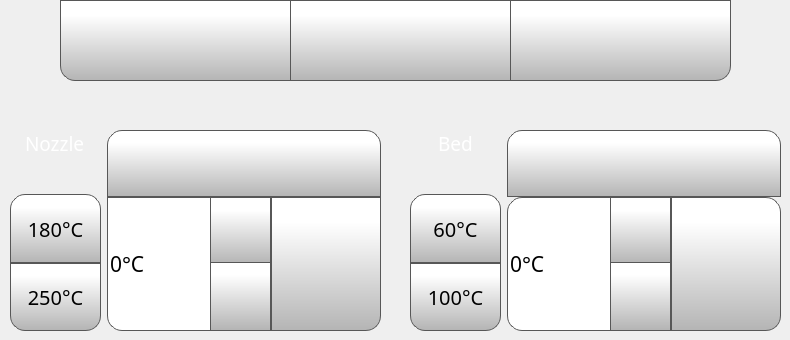
   <widget class="QWidget" name="temperatureTab">
    <attribute name="icon">
     <iconset resource="../resources/resource.qrc">
      <normaloff>:/Icons/img/icons/thermometer.png</normaloff>:/Icons/img/icons/thermometer.png</iconset>
    </attribute>
    <attribute name="title">
     <string/>
    </attribute>
    <widget class="QPushButton" name="cooldownButton">
     <property name="geometry">
      <rect>
       <x>60</x>
       <y>0</y>
       <width>231</width>
       <height>81</height>
      </rect>
     </property>
     <property name="minimumSize">
      <size>
       <width>0</width>
       <height>0</height>
      </size>
     </property>
     <property name="font">
      <font>
       <family>Gotham</family>
       <pointsize>15</pointsize>
      </font>
     </property>
     <property name="styleSheet">
      <string notr="true">QPushButton {
    border: 1px solid rgb(87, 87, 87);
	background-color: qlineargradient(spread:pad, x1:0, y1:1, x2:0, y2:0.188, stop:0 rgba(180, 180, 180, 255), stop:1 rgba(255, 255, 255, 255));
border-bottom-left-radius: 15px;
}

QPushButton:pressed {
    background-color: qlineargradient(x1: 0, y1: 0, x2: 0, y2: 1,
                                      stop: 0 #dadbde, stop: 1 #f6f7fa);
}

QPushButton:flat {
    border: none; /* no border for a flat push button */
}

QPushButton:default {
    border-color: navy; /* make the default button prominent */
}

QPushButton:focus {
	outline: none;
}</string>
     </property>
     <property name="text">
      <string/>
     </property>
     <property name="icon">
      <iconset resource="../resources/resource.qrc">
       <normaloff>:/Icons/img/icons/snowflake.png</normaloff>:/Icons/img/icons/snowflake.png</iconset>
     </property>
     <property name="iconSize">
      <size>
       <width>50</width>
       <height>50</height>
      </size>
     </property>
    </widget>
    <widget class="QPushButton" name="fanOffButton">
     <property name="geometry">
      <rect>
       <x>510</x>
       <y>0</y>
       <width>221</width>
       <height>81</height>
      </rect>
     </property>
     <property name="minimumSize">
      <size>
       <width>0</width>
       <height>0</height>
      </size>
     </property>
     <property name="font">
      <font>
       <family>Gotham</family>
       <pointsize>15</pointsize>
      </font>
     </property>
     <property name="styleSheet">
      <string notr="true">QPushButton {
     border: 1px solid rgb(87, 87, 87);

	background-color: qlineargradient(spread:pad, x1:0, y1:1, x2:0, y2:0.188, stop:0 rgba(180, 180, 180, 255), stop:1 rgba(255, 255, 255, 255));
border-bottom-right-radius: 15px;
}

QPushButton:pressed {
    background-color: qlineargradient(x1: 0, y1: 0, x2: 0, y2: 1,
                                      stop: 0 #dadbde, stop: 1 #f6f7fa);
}

QPushButton:flat {
    border: none; /* no border for a flat push button */
}

QPushButton:default {
    border-color: navy; /* make the default button prominent */
}

QPushButton:focus {
	outline: none;
}</string>
     </property>
     <property name="text">
      <string/>
     </property>
     <property name="icon">
      <iconset resource="../resources/resource.qrc">
       <normaloff>:/Icons/img/icons/fan-black-silhouette-off.png</normaloff>:/Icons/img/icons/fan-black-silhouette-off.png</iconset>
     </property>
     <property name="iconSize">
      <size>
       <width>50</width>
       <height>50</height>
      </size>
     </property>
     <property name="checkable">
      <bool>false</bool>
     </property>
     <property name="autoDefault">
      <bool>false</bool>
     </property>
     <property name="default">
      <bool>false</bool>
     </property>
     <property name="flat">
      <bool>false</bool>
     </property>
    </widget>
    <widget class="QPushButton" name="fanOnButton">
     <property name="geometry">
      <rect>
       <x>290</x>
       <y>0</y>
       <width>221</width>
       <height>81</height>
      </rect>
     </property>
     <property name="minimumSize">
      <size>
       <width>0</width>
       <height>0</height>
      </size>
     </property>
     <property name="font">
      <font>
       <family>Gotham</family>
       <pointsize>15</pointsize>
      </font>
     </property>
     <property name="styleSheet">
      <string notr="true">QPushButton {
     border: 1px solid rgb(87, 87, 87);

	background-color: qlineargradient(spread:pad, x1:0, y1:1, x2:0, y2:0.188, stop:0 rgba(180, 180, 180, 255), stop:1 rgba(255, 255, 255, 255));
}

QPushButton:pressed {
    background-color: qlineargradient(x1: 0, y1: 0, x2: 0, y2: 1,
                                      stop: 0 #dadbde, stop: 1 #f6f7fa);
}

QPushButton:flat {
    border: none; /* no border for a flat push button */
}

QPushButton:default {
    border-color: navy; /* make the default button prominent */
}

QPushButton:focus {
	outline: none;
}</string>
     </property>
     <property name="text">
      <string/>
     </property>
     <property name="icon">
      <iconset resource="../resources/resource.qrc">
       <normaloff>:/Icons/img/icons/fan-black-silhouette.png</normaloff>:/Icons/img/icons/fan-black-silhouette.png</iconset>
     </property>
     <property name="iconSize">
      <size>
       <width>50</width>
       <height>50</height>
      </size>
     </property>
     <property name="checkable">
      <bool>false</bool>
     </property>
     <property name="autoDefault">
      <bool>false</bool>
     </property>
     <property name="default">
      <bool>false</bool>
     </property>
     <property name="flat">
      <bool>false</bool>
     </property>
    </widget>
    <widget class="QWidget" name="horizontalLayoutWidget">
     <property name="geometry">
      <rect>
       <x>10</x>
       <y>130</y>
       <width>371</width>
       <height>201</height>
      </rect>
     </property>
     <layout class="QHBoxLayout" name="horizontalLayout_2" stretch="1,3">
      <item>
       <layout class="QVBoxLayout" name="verticalLayout_2">
        <property name="spacing">
         <number>0</number>
        </property>
        <item alignment="Qt::AlignHCenter">
         <widget class="QLabel" name="toolLabel">
          <property name="font">
           <font>
            <family>Gotham Light</family>
            <pointsize>14</pointsize>
            <weight>50</weight>
            <bold>false</bold>
           </font>
          </property>
          <property name="styleSheet">
           <string notr="true">color: rgb(255, 255, 255);</string>
          </property>
          <property name="text">
           <string>Nozzle</string>
          </property>
         </widget>
        </item>
        <item alignment="Qt::AlignHCenter">
         <widget class="QLabel" name="tool0Label">
          <property name="minimumSize">
           <size>
            <width>20</width>
            <height>20</height>
           </size>
          </property>
          <property name="maximumSize">
           <size>
            <width>40</width>
            <height>40</height>
           </size>
          </property>
          <property name="font">
           <font>
            <family>Gotham</family>
            <pointsize>16</pointsize>
            <weight>50</weight>
            <bold>false</bold>
            <underline>false</underline>
            <strikeout>false</strikeout>
           </font>
          </property>
          <property name="styleSheet">
           <string notr="true">margin : 4px</string>
          </property>
          <property name="text">
           <string/>
          </property>
          <property name="pixmap">
           <pixmap resource="../resources/resource.qrc">:/Icons/img/icons/Nozzle.png</pixmap>
          </property>
          <property name="scaledContents">
           <bool>true</bool>
          </property>
         </widget>
        </item>
        <item>
         <widget class="QPushButton" name="tool180PreheatButton">
          <property name="sizePolicy">
           <sizepolicy hsizetype="Expanding" vsizetype="Expanding">
            <horstretch>0</horstretch>
            <verstretch>0</verstretch>
           </sizepolicy>
          </property>
          <property name="minimumSize">
           <size>
            <width>0</width>
            <height>0</height>
           </size>
          </property>
          <property name="font">
           <font>
            <family>Gotham</family>
            <pointsize>15</pointsize>
           </font>
          </property>
          <property name="styleSheet">
           <string notr="true">QPushButton {
     border: 1px solid rgb(87, 87, 87);

	background-color: qlineargradient(spread:pad, x1:0, y1:1, x2:0, y2:0.188, stop:0 rgba(180, 180, 180, 255), stop:1 rgba(255, 255, 255, 255));
	border-top-right-radius: 15px;
border-top-left-radius: 15px;

}

QPushButton:pressed {
    background-color: qlineargradient(x1: 0, y1: 0, x2: 0, y2: 1,
                                      stop: 0 #dadbde, stop: 1 #f6f7fa);
}

QPushButton:flat {
    border: none; /* no border for a flat push button */
}

QPushButton:default {
    border-color: navy; /* make the default button prominent */
}

QPushButton:focus {
	outline: none;
}</string>
          </property>
          <property name="text">
           <string>180°C</string>
          </property>
          <property name="iconSize">
           <size>
            <width>50</width>
            <height>50</height>
           </size>
          </property>
          <property name="checkable">
           <bool>false</bool>
          </property>
          <property name="autoDefault">
           <bool>false</bool>
          </property>
          <property name="default">
           <bool>false</bool>
          </property>
          <property name="flat">
           <bool>false</bool>
          </property>
         </widget>
        </item>
        <item>
         <widget class="QPushButton" name="tool250PreheatButton">
          <property name="sizePolicy">
           <sizepolicy hsizetype="Expanding" vsizetype="Expanding">
            <horstretch>0</horstretch>
            <verstretch>0</verstretch>
           </sizepolicy>
          </property>
          <property name="minimumSize">
           <size>
            <width>0</width>
            <height>0</height>
           </size>
          </property>
          <property name="font">
           <font>
            <family>Gotham</family>
            <pointsize>15</pointsize>
           </font>
          </property>
          <property name="styleSheet">
           <string notr="true">QPushButton {
     border: 1px solid rgb(87, 87, 87);

	background-color: qlineargradient(spread:pad, x1:0, y1:1, x2:0, y2:0.188, stop:0 rgba(180, 180, 180, 255), stop:1 rgba(255, 255, 255, 255));
	border-bottom-right-radius: 15px;
border-bottom-left-radius: 15px;
}

QPushButton:pressed {
    background-color: qlineargradient(x1: 0, y1: 0, x2: 0, y2: 1,
                                      stop: 0 #dadbde, stop: 1 #f6f7fa);
}

QPushButton:flat {
    border: none; /* no border for a flat push button */
}

QPushButton:default {
    border-color: navy; /* make the default button prominent */
}

QPushButton:focus {
	outline: none;
}</string>
          </property>
          <property name="text">
           <string>250°C</string>
          </property>
          <property name="iconSize">
           <size>
            <width>50</width>
            <height>50</height>
           </size>
          </property>
          <property name="checkable">
           <bool>false</bool>
          </property>
          <property name="autoDefault">
           <bool>false</bool>
          </property>
          <property name="default">
           <bool>false</bool>
          </property>
          <property name="flat">
           <bool>false</bool>
          </property>
         </widget>
        </item>
       </layout>
      </item>
      <item>
       <layout class="QVBoxLayout" name="verticalLayout" stretch="1,2">
        <property name="spacing">
         <number>0</number>
        </property>
        <item>
         <widget class="QPushButton" name="toolToggleTemperatureButton">
          <property name="sizePolicy">
           <sizepolicy hsizetype="Expanding" vsizetype="Minimum">
            <horstretch>0</horstretch>
            <verstretch>0</verstretch>
           </sizepolicy>
          </property>
          <property name="minimumSize">
           <size>
            <width>0</width>
            <height>0</height>
           </size>
          </property>
          <property name="font">
           <font>
            <family>Gotham</family>
            <pointsize>15</pointsize>
           </font>
          </property>
          <property name="styleSheet">
           <string notr="true">QPushButton {
     border: 1px solid rgb(87, 87, 87);
 border-top-right-radius:15px;
 border-top-left-radius:15px;
	background-color: qlineargradient(spread:pad, x1:0, y1:1, x2:0, y2:0.188, stop:0 rgba(180, 180, 180, 255), stop:1 rgba(255, 255, 255, 255));
}

QPushButton:pressed {
    background-color: qlineargradient(x1: 0, y1: 0, x2: 0, y2: 1,
                                      stop: 0 #dadbde, stop: 1 #f6f7fa);
}

QPushButton:flat {
    border: none; /* no border for a flat push button */
}

QPushButton:default {
    border-color: navy; /* make the default button prominent */
}

QPushButton:focus {
	outline: none;
}</string>
          </property>
          <property name="text">
           <string/>
          </property>
          <property name="icon">
           <iconset resource="../resources/resource.qrc">
            <normaloff>:/Icons/img/icons/NozzleSelect_0.png</normaloff>
            <normalon>:/Icons/img/icons/NozzleSelect_1.png</normalon>:/Icons/img/icons/NozzleSelect_0.png</iconset>
          </property>
          <property name="iconSize">
           <size>
            <width>70</width>
            <height>70</height>
           </size>
          </property>
          <property name="checkable">
           <bool>true</bool>
          </property>
          <property name="checked">
           <bool>false</bool>
          </property>
          <property name="autoDefault">
           <bool>false</bool>
          </property>
          <property name="default">
           <bool>false</bool>
          </property>
          <property name="flat">
           <bool>false</bool>
          </property>
         </widget>
        </item>
        <item>
         <layout class="QHBoxLayout" name="horizontalLayout" stretch="3,2">
          <property name="spacing">
           <number>0</number>
          </property>
          <property name="topMargin">
           <number>0</number>
          </property>
          <property name="bottomMargin">
           <number>0</number>
          </property>
          <item>
           <widget class="QSpinBox" name="toolTempSpinBox">
            <property name="sizePolicy">
             <sizepolicy hsizetype="Expanding" vsizetype="Expanding">
              <horstretch>0</horstretch>
              <verstretch>0</verstretch>
             </sizepolicy>
            </property>
            <property name="minimumSize">
             <size>
              <width>0</width>
              <height>0</height>
             </size>
            </property>
            <property name="font">
             <font>
              <family>Gotham</family>
              <pointsize>16</pointsize>
             </font>
            </property>
            <property name="styleSheet">
             <string notr="true">QSpinBox {
border-bottom-left-radius: 15px;
qproperty-alignment: 'AlignVCenter | AlignHCenter';
border: 1px solid rgb(87, 87, 87);
	background-color: rgb(255, 255, 255);
}

QSpinBox ::text {
	background-color: rgb(255, 146, 57);
}

QSpinBox ::text:selected {
	background-color: rgb(255, 146, 57);
   
}
QSpinBox::up-button {
     border-left: 1px solid rgb(87, 87, 87);
border-bottom: 1px solid rgb(87, 87, 87);

    min-width: 60px;   /* sets minimal button width */
	background-color: qlineargradient(spread:pad, x1:0, y1:1, x2:0, y2:0.188, stop:0 rgba(180, 180, 180, 255), stop:1 rgba(255, 255, 255, 255));
}

QSpinBox::up-arrow { image: url(:/Navigation/img/Navigation/arrows.png);
    width: 25px;
     height: 25px;
padding: 5px; 
}



QSpinBox::up-button:pressed {
    background-color: qlineargradient(x1: 0, y1: 0, x2: 0, y2: 1,
                                      stop: 0 #dadbde, stop: 1 #f6f7fa);
}


QSpinBox::down-button {
     border-left: 1px solid rgb(87, 87, 87);
border-top: 1px solid rgb(87, 87, 87);
    min-width: 60px;   /* sets minimal button width */
	background-color: qlineargradient(spread:pad, x1:0, y1:1, x2:0, y2:0.188, stop:0 rgba(180, 180, 180, 255), stop:1 rgba(255, 255, 255, 255));
margin-top: -2px;

}

QSpinBox::down-arrow {image: url(:/Navigation/img/Navigation/arrows-5.png);
    width: 25px;
     height: 25px;
padding: 5px;
}

QSpinBox::down-button:pressed {
    background-color: qlineargradient(x1: 0, y1: 0, x2: 0, y2: 1,
                                      stop: 0 #dadbde, stop: 1 #f6f7fa);

}

</string>
            </property>
            <property name="frame">
             <bool>false</bool>
            </property>
            <property name="readOnly">
             <bool>false</bool>
            </property>
            <property name="buttonSymbols">
             <enum>QAbstractSpinBox::UpDownArrows</enum>
            </property>
            <property name="accelerated">
             <bool>true</bool>
            </property>
            <property name="suffix">
             <string>°C</string>
            </property>
            <property name="maximum">
             <number>300</number>
            </property>
            <property name="singleStep">
             <number>1</number>
            </property>
            <property name="value">
             <number>0</number>
            </property>
           </widget>
          </item>
          <item>
           <widget class="QPushButton" name="setToolTempButton">
            <property name="sizePolicy">
             <sizepolicy hsizetype="Expanding" vsizetype="Expanding">
              <horstretch>0</horstretch>
              <verstretch>0</verstretch>
             </sizepolicy>
            </property>
            <property name="minimumSize">
             <size>
              <width>0</width>
              <height>0</height>
             </size>
            </property>
            <property name="font">
             <font>
              <family>Gotham</family>
              <pointsize>13</pointsize>
             </font>
            </property>
            <property name="styleSheet">
             <string notr="true">QPushButton {
     border: 1px solid rgb(87, 87, 87);
	background-color: qlineargradient(spread:pad, x1:0, y1:1, x2:0, y2:0.188, stop:0 rgba(180, 180, 180, 255), stop:1 rgba(255, 255, 255, 255));
border-bottom-right-radius: 15px;

}

QPushButton:pressed {
    background-color: qlineargradient(x1: 0, y1: 0, x2: 0, y2: 1,
                                      stop: 0 #dadbde, stop: 1 #f6f7fa);
}

QPushButton:flat {
    border: none; /* no border for a flat push button */
}

QPushButton:default {
    border-color: navy; /* make the default button prominent */
}

QPushButton:focus {
	outline: none;
}</string>
            </property>
            <property name="text">
             <string/>
            </property>
            <property name="icon">
             <iconset resource="../resources/resource.qrc">
              <normaloff>:/Icons/img/icons/verification-mark.png</normaloff>:/Icons/img/icons/verification-mark.png</iconset>
            </property>
            <property name="iconSize">
             <size>
              <width>30</width>
              <height>30</height>
             </size>
            </property>
           </widget>
          </item>
         </layout>
        </item>
       </layout>
      </item>
     </layout>
    </widget>
    <widget class="QWidget" name="horizontalLayoutWidget_2">
     <property name="geometry">
      <rect>
       <x>410</x>
       <y>130</y>
       <width>371</width>
       <height>201</height>
      </rect>
     </property>
     <layout class="QHBoxLayout" name="horizontalLayout_3" stretch="1,3">
      <item>
       <layout class="QVBoxLayout" name="verticalLayout_3">
        <property name="spacing">
         <number>0</number>
        </property>
        <item alignment="Qt::AlignHCenter">
         <widget class="QLabel" name="bedLabel_2">
          <property name="font">
           <font>
            <family>Gotham Light</family>
            <pointsize>14</pointsize>
            <weight>50</weight>
            <bold>false</bold>
           </font>
          </property>
          <property name="styleSheet">
           <string notr="true">color: rgb(255, 255, 255);</string>
          </property>
          <property name="text">
           <string>Bed</string>
          </property>
         </widget>
        </item>
        <item alignment="Qt::AlignHCenter">
         <widget class="QLabel" name="bedLabel">
          <property name="minimumSize">
           <size>
            <width>20</width>
            <height>20</height>
           </size>
          </property>
          <property name="maximumSize">
           <size>
            <width>40</width>
            <height>40</height>
           </size>
          </property>
          <property name="font">
           <font>
            <family>Gotham</family>
            <pointsize>16</pointsize>
            <weight>50</weight>
            <bold>false</bold>
            <underline>false</underline>
            <strikeout>false</strikeout>
           </font>
          </property>
          <property name="styleSheet">
           <string notr="true">margin : 4px</string>
          </property>
          <property name="text">
           <string/>
          </property>
          <property name="pixmap">
           <pixmap resource="../resources/resource.qrc">:/Icons/img/icons/bed.png</pixmap>
          </property>
          <property name="scaledContents">
           <bool>true</bool>
          </property>
         </widget>
        </item>
        <item>
         <widget class="QPushButton" name="bed60PreheatButton">
          <property name="sizePolicy">
           <sizepolicy hsizetype="Expanding" vsizetype="Expanding">
            <horstretch>0</horstretch>
            <verstretch>0</verstretch>
           </sizepolicy>
          </property>
          <property name="minimumSize">
           <size>
            <width>0</width>
            <height>0</height>
           </size>
          </property>
          <property name="font">
           <font>
            <family>Gotham</family>
            <pointsize>15</pointsize>
           </font>
          </property>
          <property name="styleSheet">
           <string notr="true">QPushButton {
     border: 1px solid rgb(87, 87, 87);

	background-color: qlineargradient(spread:pad, x1:0, y1:1, x2:0, y2:0.188, stop:0 rgba(180, 180, 180, 255), stop:1 rgba(255, 255, 255, 255));
	border-top-right-radius: 15px;
border-top-left-radius: 15px;

}

QPushButton:pressed {
    background-color: qlineargradient(x1: 0, y1: 0, x2: 0, y2: 1,
                                      stop: 0 #dadbde, stop: 1 #f6f7fa);
}

QPushButton:flat {
    border: none; /* no border for a flat push button */
}

QPushButton:default {
    border-color: navy; /* make the default button prominent */
}

QPushButton:focus {
	outline: none;
}</string>
          </property>
          <property name="text">
           <string>60°C</string>
          </property>
          <property name="iconSize">
           <size>
            <width>50</width>
            <height>50</height>
           </size>
          </property>
          <property name="checkable">
           <bool>false</bool>
          </property>
          <property name="autoDefault">
           <bool>false</bool>
          </property>
          <property name="default">
           <bool>false</bool>
          </property>
          <property name="flat">
           <bool>false</bool>
          </property>
         </widget>
        </item>
        <item>
         <widget class="QPushButton" name="bed100PreheatButton">
          <property name="sizePolicy">
           <sizepolicy hsizetype="Expanding" vsizetype="Expanding">
            <horstretch>0</horstretch>
            <verstretch>0</verstretch>
           </sizepolicy>
          </property>
          <property name="minimumSize">
           <size>
            <width>0</width>
            <height>0</height>
           </size>
          </property>
          <property name="font">
           <font>
            <family>Gotham</family>
            <pointsize>15</pointsize>
           </font>
          </property>
          <property name="styleSheet">
           <string notr="true">QPushButton {
     border: 1px solid rgb(87, 87, 87);

	background-color: qlineargradient(spread:pad, x1:0, y1:1, x2:0, y2:0.188, stop:0 rgba(180, 180, 180, 255), stop:1 rgba(255, 255, 255, 255));
	border-bottom-right-radius: 15px;
border-bottom-left-radius: 15px;
}

QPushButton:pressed {
    background-color: qlineargradient(x1: 0, y1: 0, x2: 0, y2: 1,
                                      stop: 0 #dadbde, stop: 1 #f6f7fa);
}

QPushButton:flat {
    border: none; /* no border for a flat push button */
}

QPushButton:default {
    border-color: navy; /* make the default button prominent */
}

QPushButton:focus {
	outline: none;
}</string>
          </property>
          <property name="text">
           <string>100°C</string>
          </property>
          <property name="iconSize">
           <size>
            <width>50</width>
            <height>50</height>
           </size>
          </property>
          <property name="checkable">
           <bool>false</bool>
          </property>
          <property name="autoDefault">
           <bool>false</bool>
          </property>
          <property name="default">
           <bool>false</bool>
          </property>
          <property name="flat">
           <bool>false</bool>
          </property>
         </widget>
        </item>
       </layout>
      </item>
      <item>
       <layout class="QVBoxLayout" name="bedChamberVerticalLayout" stretch="1,2">
        <property name="spacing">
         <number>0</number>
        </property>
        <item>
         <widget class="QPushButton" name="bedChamberToggleTemperatureButton">
          <property name="sizePolicy">
           <sizepolicy hsizetype="Expanding" vsizetype="Minimum">
            <horstretch>0</horstretch>
            <verstretch>0</verstretch>
           </sizepolicy>
          </property>
          <property name="minimumSize">
           <size>
            <width>0</width>
            <height>0</height>
           </size>
          </property>
          <property name="font">
           <font>
            <family>Gotham</family>
            <pointsize>15</pointsize>
           </font>
          </property>
          <property name="styleSheet">
           <string notr="true">QPushButton {
     border: 1px solid rgb(87, 87, 87);
 border-top-right-radius:15px;
 border-top-left-radius:15px;
	background-color: qlineargradient(spread:pad, x1:0, y1:1, x2:0, y2:0.188, stop:0 rgba(180, 180, 180, 255), stop:1 rgba(255, 255, 255, 255));
}

QPushButton:pressed {
    background-color: qlineargradient(x1: 0, y1: 0, x2: 0, y2: 1,
                                      stop: 0 #dadbde, stop: 1 #f6f7fa);
}

QPushButton:flat {
    border: none; /* no border for a flat push button */
}

QPushButton:default {
    border-color: navy; /* make the default button prominent */
}

QPushButton:focus {
	outline: none;
}</string>
          </property>
          <property name="text">
           <string/>
          </property>
          <property name="icon">
           <iconset resource="../resources/resource.qrc">
            <normaloff>:/Icons/img/icons/bed.png</normaloff>
            <normalon>:/Icons/img/icons/chamberHeatIcon.png</normalon>:/Icons/img/icons/bed.png</iconset>
          </property>
          <property name="iconSize">
           <size>
            <width>70</width>
            <height>70</height>
           </size>
          </property>
          <property name="checkable">
           <bool>true</bool>
          </property>
          <property name="checked">
           <bool>false</bool>
          </property>
          <property name="autoDefault">
           <bool>false</bool>
          </property>
          <property name="default">
           <bool>false</bool>
          </property>
          <property name="flat">
           <bool>false</bool>
          </property>
         </widget>
        </item>
        <item>
         <layout class="QHBoxLayout" name="horizontalLayout_4" stretch="3,2">
        <property name="spacing">
         <number>0</number>
        </property>
        <item>
         <widget class="QSpinBox" name="bedTempSpinBox">
          <property name="sizePolicy">
           <sizepolicy hsizetype="Expanding" vsizetype="Expanding">
            <horstretch>0</horstretch>
            <verstretch>0</verstretch>
           </sizepolicy>
          </property>
          <property name="font">
           <font>
            <family>Gotham</family>
            <pointsize>16</pointsize>
           </font>
          </property>
          <property name="styleSheet">
           <string notr="true">QSpinBox {
border-bottom-left-radius: 15px;
border-top-left-radius: 15px;
qproperty-alignment: 'AlignVCenter | AlignHCenter';
border: 1px solid rgb(87, 87, 87);
	background-color: rgb(255, 255, 255);
}

QSpinBox ::text {
	background-color: rgb(255, 146, 57);
}

QSpinBox ::text:selected {
	background-color: rgb(255, 146, 57);
   
}
QSpinBox::up-button {
     border-left: 1px solid rgb(87, 87, 87);
border-bottom: 1px solid rgb(87, 87, 87);

    min-width: 60px;   /* sets minimal button width */
	background-color: qlineargradient(spread:pad, x1:0, y1:1, x2:0, y2:0.188, stop:0 rgba(180, 180, 180, 255), stop:1 rgba(255, 255, 255, 255));
}

QSpinBox::up-arrow { image: url(:/Navigation/img/Navigation/arrows.png);
    width: 25px;
     height: 25px;
padding: 5px; 
}



QSpinBox::up-button:pressed {
    background-color: qlineargradient(x1: 0, y1: 0, x2: 0, y2: 1,
                                      stop: 0 #dadbde, stop: 1 #f6f7fa);
}


QSpinBox::down-button {
     border-left: 1px solid rgb(87, 87, 87);
border-top: 1px solid rgb(87, 87, 87);
    min-width: 60px;   /* sets minimal button width */
	background-color: qlineargradient(spread:pad, x1:0, y1:1, x2:0, y2:0.188, stop:0 rgba(180, 180, 180, 255), stop:1 rgba(255, 255, 255, 255));
margin-top: -2px;

}

QSpinBox::down-arrow {image: url(:/Navigation/img/Navigation/arrows-5.png);
    width: 25px;
     height: 25px;
padding: 5px;
}

QSpinBox::down-button:pressed {
    background-color: qlineargradient(x1: 0, y1: 0, x2: 0, y2: 1,
                                      stop: 0 #dadbde, stop: 1 #f6f7fa);

}

</string>
          </property>
          <property name="frame">
           <bool>false</bool>
          </property>
          <property name="readOnly">
           <bool>false</bool>
          </property>
          <property name="buttonSymbols">
           <enum>QAbstractSpinBox::UpDownArrows</enum>
          </property>
          <property name="accelerated">
           <bool>true</bool>
          </property>
          <property name="suffix">
           <string>°C</string>
          </property>
          <property name="maximum">
           <number>150</number>
          </property>
          <property name="singleStep">
           <number>1</number>
          </property>
          <property name="value">
           <number>0</number>
          </property>
         </widget>
        </item>
        <item>
         <widget class="QPushButton" name="setBedTempButton">
          <property name="sizePolicy">
           <sizepolicy hsizetype="Expanding" vsizetype="Expanding">
            <horstretch>0</horstretch>
            <verstretch>0</verstretch>
           </sizepolicy>
          </property>
          <property name="font">
           <font>
            <family>Gotham</family>
            <pointsize>13</pointsize>
           </font>
          </property>
          <property name="styleSheet">
           <string notr="true">QPushButton {
     border: 1px solid rgb(87, 87, 87);
	background-color: qlineargradient(spread:pad, x1:0, y1:1, x2:0, y2:0.188, stop:0 rgba(180, 180, 180, 255), stop:1 rgba(255, 255, 255, 255));
border-top-right-radius: 15px;
border-bottom-right-radius: 15px;

}

QPushButton:pressed {
    background-color: qlineargradient(x1: 0, y1: 0, x2: 0, y2: 1,
                                      stop: 0 #dadbde, stop: 1 #f6f7fa);
}

QPushButton:flat {
    border: none; /* no border for a flat push button */
}

QPushButton:default {
    border-color: navy; /* make the default button prominent */
}

QPushButton:focus {
	outline: none;
}</string>
          </property>
          <property name="text">
           <string/>
          </property>
          <property name="icon">
           <iconset resource="../resources/resource.qrc">
            <normaloff>:/Icons/img/icons/verification-mark.png</normaloff>:/Icons/img/icons/verification-mark.png</iconset>
          </property>
          <property name="iconSize">
           <size>
            <width>30</width>
            <height>30</height>
           </size>
          </property>
         </widget>
        </item>
       </layout>
       </item>
      </layout>
      </item>
     </layout>
    </widget>
   </widget>
